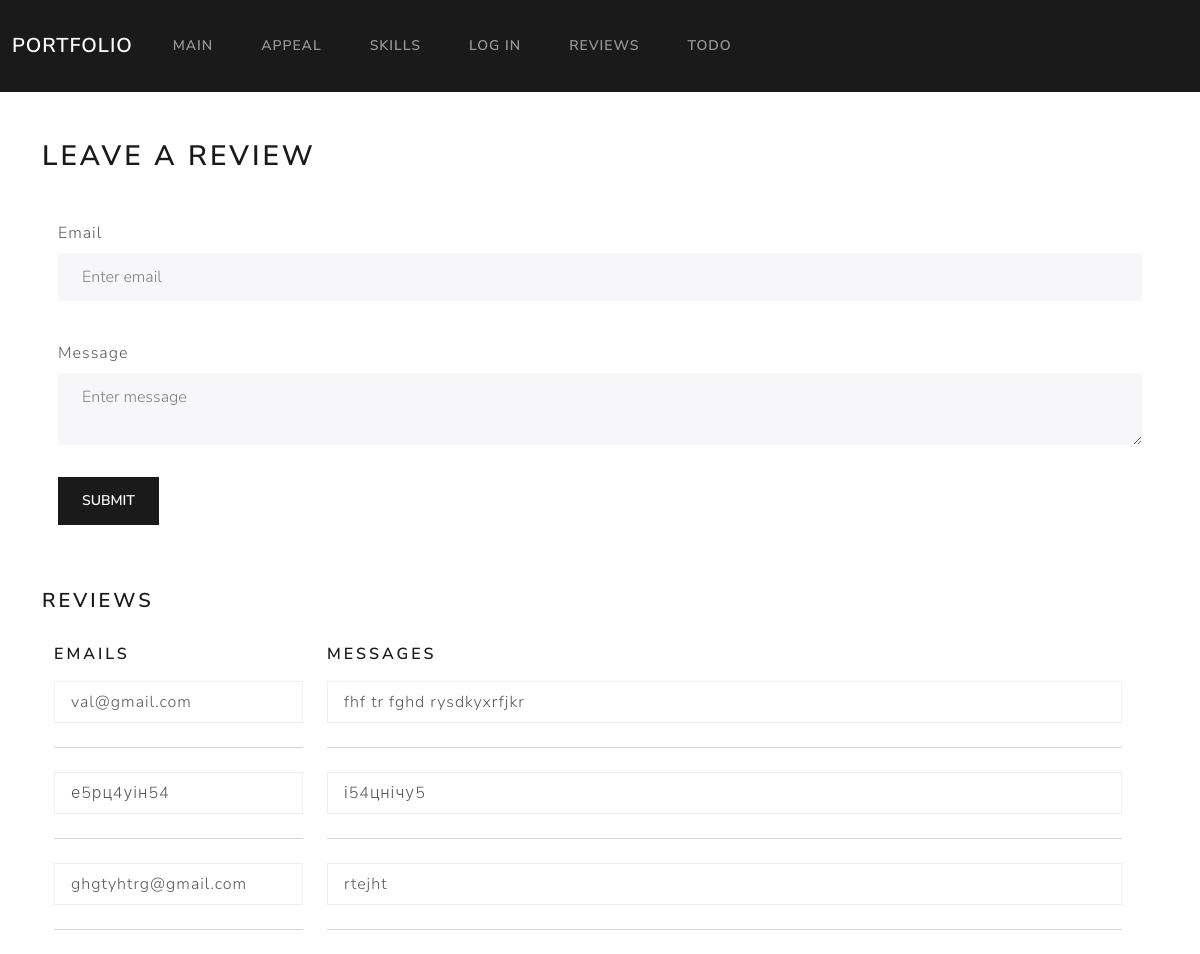
The app's page /reviews with its own data.
### app/models.py (models this page shows)
class Review(db.Model):
    id = db.Column(db.Integer, primary_key=True)
    user_email = db.Column(db.String(120))
    message = db.Column(db.Text)

### app/views.py (the view, shortened to what this page needs)
@app.route('/reviews', methods=["GET", "POST"])
def reviews():
    form = ReviewForm()
    reviews = Review.query.all()
    return render_template("reviews.html", form=form, reviews=reviews)

### app/forms.py
class ReviewForm(FlaskForm):
    user_email = StringField('Email', validators=[DataRequired()])
    message = TextAreaField('Message', validators=[DataRequired()])
    submit = SubmitField('Submit')

### app/views.py (called while the page is built)
@app.context_processor
def inject_global_data():
    global_data = {
        'u_agent': request.headers.get('User-Agent'),
        'OS': platform.system(),
        'time': datetime.now()
    }
    return global_data

### app/templates/reviews.html (shortened to what this page needs)
{% extends 'base.html' %}
{% block content %}
<div class="container mt-5">
 <h2 >Leave a Review</h2>
    <div class="row g-0">
    <div class="col">
      <div class="p-3">
        <form method="POST">
          <div class="mb-3">
    <div class="form-group">
      {{ form.user_email.label(class="form-label mt-4") }}
      {{ form.user_email(class="form-control", placeholder="Enter email") }}
    </div>
          </div>
          <div class="mb-3">
                <div class="form-group">
      {{ form.message.label(class="form-label mt-4") }}
      {{ form.message(class="form-control", placeholder="Enter message") }}
    </div>
          </div>
              <div class="form-group">
      {{ form.submit(class="btn btn-primary mt-3 mb-5") }}
    </div>
        </form>
      </div>
    </div>
<h4 class="mb-3">Reviews</h4>
<div class="row">
  <div class="col-md-3 mt-3">
    <h5>Emails</h5>
    <ul class="list-group mt-3 ">
      {% for review in reviews %}
        <li class="list-group-item ">{{ review.user_email }}</li>
        <hr class="my-4">
      {% endfor %}
    </ul>
  </div>
  <div class="col-md-9 mt-3">
    <h5>Messages</h5>
    <div class="list-group mt-3 ">
      {% for review in reviews %}
        <li class="list-group-item ">{{ review.message }}</li>
        <hr class="my-4">
      {% endfor %}
    </div>
  </div>
</div>
    </div>
</div>
{% endblock %}

### records on screen
Review: user_email "val@gmail.com", message "fhf tr fghd rysdkyxrfjkr"
Review: user_email "е5рц4уін54", message "і54цнічу5"
Review: user_email "ghgtyhtrg@gmail.com", message "rtejht"

### other values on screen
{{ name | upper }} "MAIN" "APPEAL" "SKILLS" "LOG IN" "REVIEWS" "TODO"
